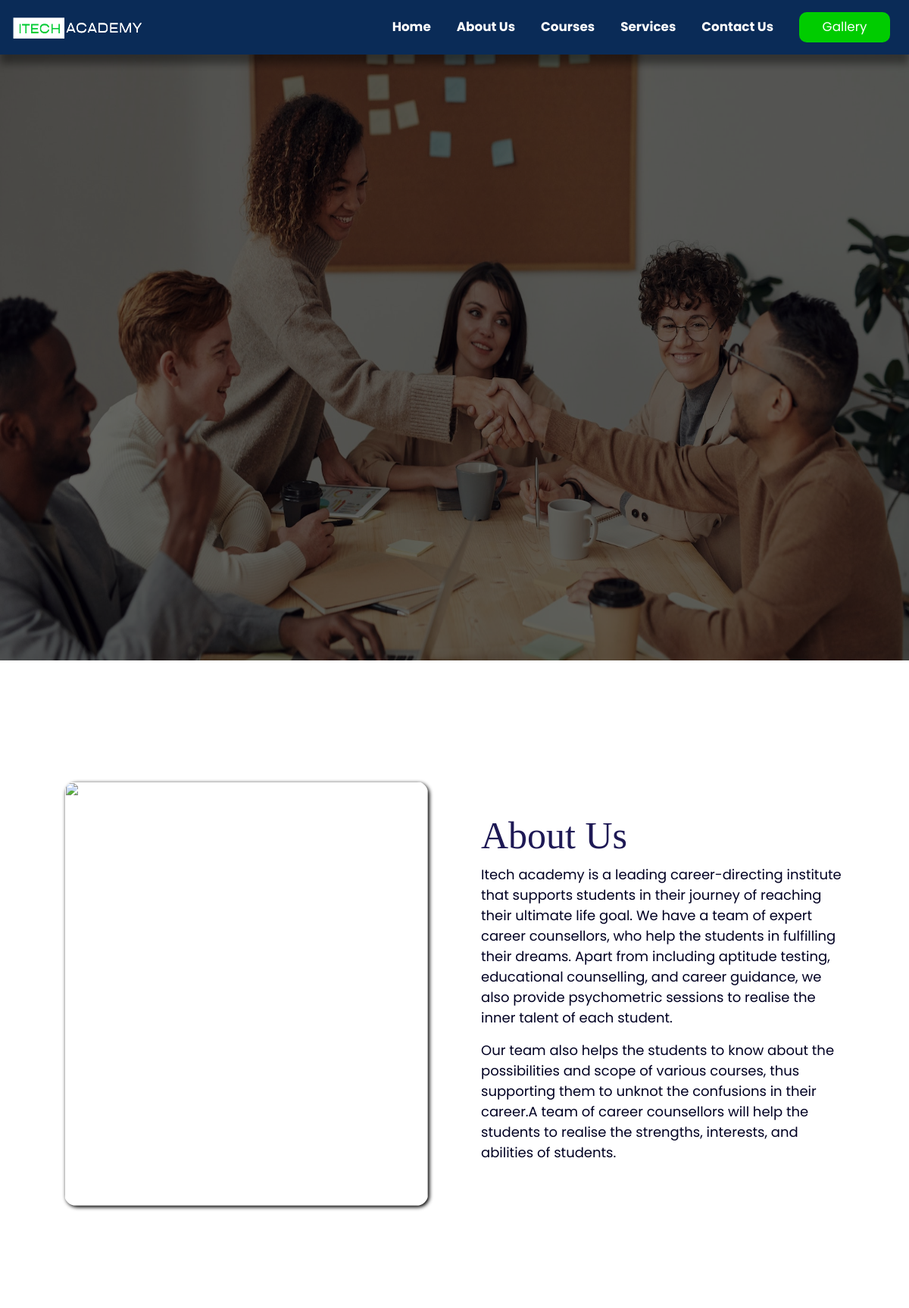
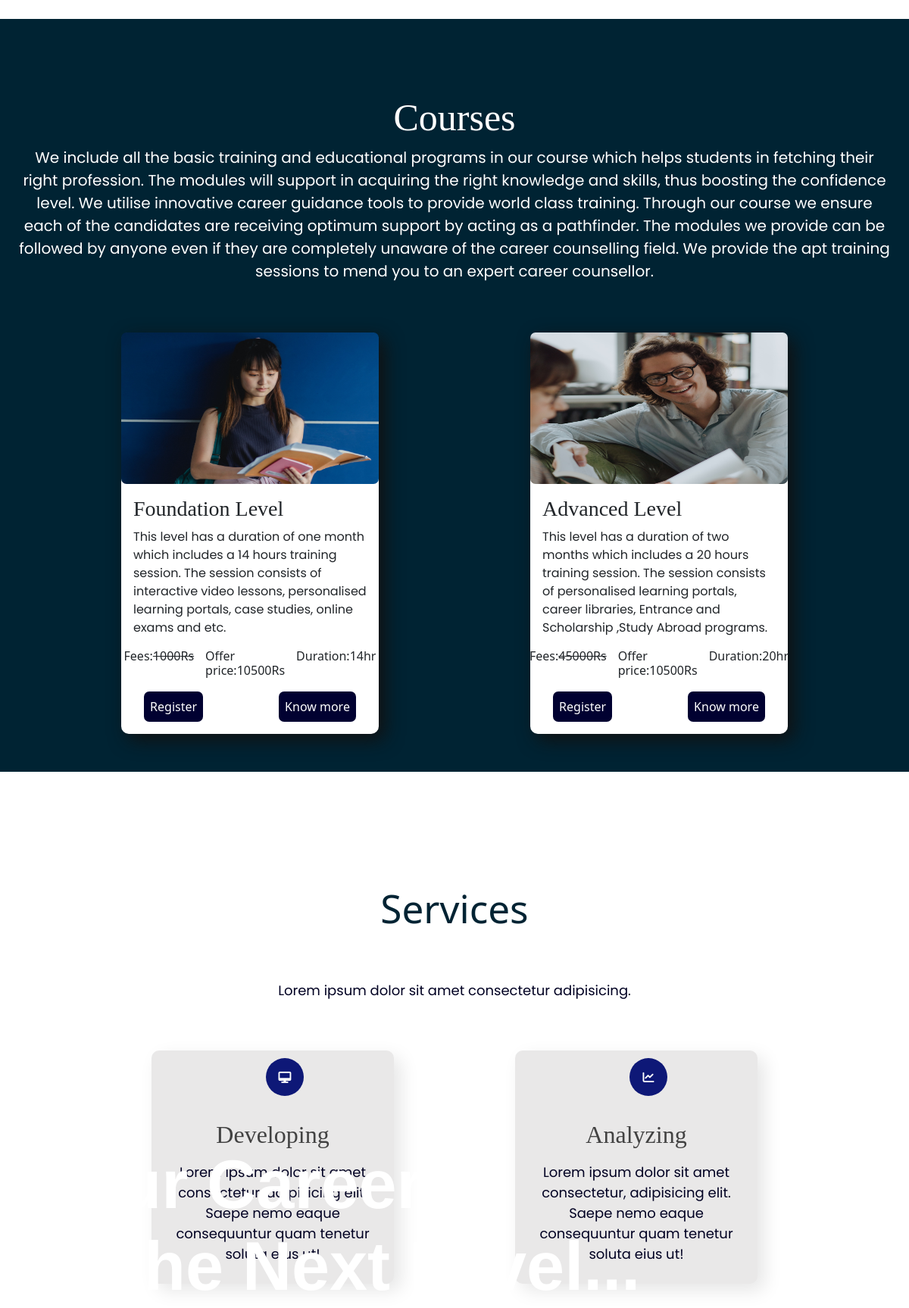
The page / (upper part) on the database its author committed (2 pictures, top to bottom).
### school/models.py (models this page shows, shortened)
class cards(models.Model):
    image=models.ImageField(blank=False)
    heading=models.CharField(max_length=30,blank=False)
    text=models.TextField(blank=False)
    fees=models.IntegerField(blank=False)
    offerfees=models.IntegerField(blank=True,default='0')
    duration=models.IntegerField(blank=False)

### school/views.py (the view)
# urls.py: path('', views.index,name='index'),
def index(request):
    card_element=cards.objects.all()
    if request.method == 'POST':
        start_name  = request.POST.get('start_name')
        start_phone = request.POST.get('start_phone')
        userdetails = student_details(start_name=start_name,start_phone=start_phone,)
        userdetails.save()
    contact=student_details.objects.all()
    return render(request,'index.html',{'card_element':card_element,'contact': contact})

### school/templates/index.html (shortened to what this page needs)
{% include "base.html" %}
{% load static %}
<section id="home">
<div class="images">
     <img class="display-image" src="{% static 'image/pic122.jpg' %}">
  <div class="txt">
    <h1 class="display-text"><strong>  Your Career  <span id="nxt"> to the Next Level...</span> </strong></h1>
  </div>
</div>
</section>
<section id="about">
  <div class="about-container">
    <div class="about-image">
        <img class="image2" src="{% static 'image/pexels-mikael-blomkvist-6476254.jpg' %}">
    </div>
    <div class="about-text">
        <h1 style="color: #1e1955;font-family: 'cinzel', serif;font-size: 50px;">About Us</h1>
        <p class="abt-txt">Itech academy is a leading career-directing institute that supports students in their journey of reaching their ultimate life goal. We have a team of expert career counsellors, who help the students in fulfilling their dreams. Apart from including aptitude testing, educational counselling, and career guidance, we also provide psychometric sessions to realise the inner talent of each student. </p>
        <p class="abt-txt">Our team also helps the students to know about the possibilities and scope of various courses, thus supporting them to unknot the confusions in their career.A team of career counsellors will help the students to realise the strengths, interests, and abilities of students. </p>
    </div>
</div>
</section>
<section id="courses" class="courses">
   <div class="container-fluid">
  <div class="row" style="width: 100%; height: auto;">
    <div class="col-sm-12" style="color: white;text-align: center;margin-top:100px;">
      <h1 style="font-family: 'cinzel', serif;font-size: 50px;">Courses</h1>
      <p style="font-family:'Poppins', sans-serif;font-size:20px ;">We include all the basic training and educational programs in our course which helps students in fetching their right profession. The modules will support in acquiring the right knowledge and skills, thus boosting the confidence level. We utilise innovative career guidance tools to provide world class training. Through our course we ensure each of the candidates are receiving optimum support by acting as a pathfinder. The modules we provide can be followed by anyone even if they are completely unaware of the career counselling field. We provide the apt training sessions to mend you to an expert career counsellor.
      </p>
    </div>
  </div>
    <div class="row" id="card-space">
     {% for card in card_element %}
      <div class="col-sm-4" id="cards">
        <div class="card-columns">
              <div class="card" style="border-radius: 10px;" >
              <img class="card-img-top" src="{{ card.image.url }}" style="max-height: 200px;max-width: 350px;border-radius: 7px;">
              <div class="card-body">
                  <h3 class="card-heading" style="font-family:'cinzel', serif ;">{{card.heading}}</h3>
                  <p class="card-text" style="font-family:'Poppins', sans-serif;">{{card.text}}</p>
                  <div class="cards-title">
                      <h6 class="card-title" >Fees:<del>{{card.fees}}Rs</del></h6>
                      <h6 class="card-title" id="offer-price">Offer price:{{card.offerfees}}Rs</h6>
                      <h6 class="card-title">Duration:{{card.duration}}hr</h6>
                  </div>
                  <div class="card-body1" >
                    <a style="border: solid 0.5rem rgb(1, 1, 49) ;text-decoration: none;color:white ;background-color:rgb(1, 1, 49) ;border-radius: 7px;" href="{% url 'school:contact' %}">Register</a>
                    {% if card.heading == "Foundation Level" %}
                    <a style="border: solid 0.5rem rgb(1, 1, 49) ;text-decoration: none;color:white ;background-color:rgb(1, 1, 49) ;border-radius: 7px;" href="{% url 'school:abc' %}">Know more</a>
                    {% else %}
                    <a style="border: solid 0.5rem rgb(1, 1, 49) ;text-decoration: none;color:white ;background-color:rgb(1, 1, 49) ;border-radius: 7px;" href="{% url 'school:advanced' %}">Know more</a>
                    {% endif %}
                    </div>
              </div>
          </div>
      </div>
      </div>
    {% endfor %}
    </div>
   </div>
</section>
  <section id="services">
  <h2 class="heading"> Services </h2>
  <p id="service"> Lorem ipsum dolor sit amet consectetur adipisicing. </p>
  <div class="services-container">
      <div class="service-item">
          <ul>
              <li><i class="fa-solid fa-desktop"></i></li>
          </ul>
          <article>
              <h2 class="service-heading"> Developing </h2>
              <p>Lorem ipsum dolor sit amet consectetur, adipisicing elit. Saepe nemo eaque consequuntur quam
                  tenetur soluta eius ut!</p>
          </article>
      </div>
      <div class="service-item">
          <ul>
              <li><i class="fa-solid fa-chart-line"></i></li>
          </ul>
          <article>
              <h2 class="service-heading"> Analyzing </h2>
              <p>Lorem ipsum dolor sit amet consectetur, adipisicing elit. Saepe nemo eaque consequuntur quam
                  tenetur soluta eius ut!</p>
          </article>
      </div>
</section>

### school/templates/base.html (shortened to what this page needs)
{% load static %}
<!DOCTYPE html>
<html lang="en">
<head>
  <link href="https://cdn.jsdelivr.net/npm/bootstrap@5.1.3/dist/css/bootstrap.min.css" rel="stylesheet"
>
  <link rel="stylesheet" href="https://cdn.jsdelivr.net/npm/bootstrap-icons@1.10.4/font/bootstrap-icons.css">
  <link rel="stylesheet" href="https://cdnjs.cloudflare.com/ajax/libs/font-awesome/6.2.1/css/all.min.css"
 />
</head>
<body class="body">
  <nav class="navbar navbar-expand-md navbar-light sticky-top" id="neubar">
    <div class="container-fluid" class="nav-container">
      <img src="{% static 'image/LOGO111.png' %}" class="product-image" alt="">
      <div class=" collapse navbar-collapse" id="navbarNavDropdown">
        <ul class="navbar-nav ms-auto">
          <li id="home" class="nav-item">
            <a id="hom" class="nav-link mx-2 " aria-current="page" href="{% url 'school:index' %}">Home </a>
          </li>
          <li id="abot" class="nav-item">
            <a id="abt" class="nav-link mx-2 " href="#about">About Us</a>
          </li>
          <li id="cont" class="nav-item">
            <a id="con" class="nav-link mx-2 " href="#courses">Courses</a>
          </li>
          <li id="cont" class="nav-item">
            <a id="con" class="nav-link mx-2 " href="#services">Services</a>
          </li>
          <li id="cont" class="nav-item">
            <a id="con" class="nav-link mx-2 " href="#contact">Contact Us</a>
          </li>
          <li id="btt" class="nav-item">
            <a id="bttn" style="margin-right: 100px;" class="nav-link mx-2 " href="#"><button class="buttn"
                style="border: none;outline: none;border-radius:10px;background-color: rgb(0, 204, 0);color: white;height: 40px;width: 120px;">Gallery</button></a>
          </li>
        </ul>
      </div>
    </div>
  </nav>
</body>
</html>

### rows shown on the page
cards: image (picture), heading "Foundation Level", text "This level has a duration of one month which includes a 14 hours training session. The session consists of interactive video lessons, personalised learning portals, case studies, online exams and etc.", fees "1000", offerfees "10500", duration "14", shows "Know more"
cards: image (picture), heading "Advanced Level", text "This level has a duration of two months which includes a 20 hours training session. The session consists of personalised learning portals, career libraries, Entrance and Scholarship ,Study Abroad programs.", fees "45000", offerfees "10500", duration "20", shows "Know more"
